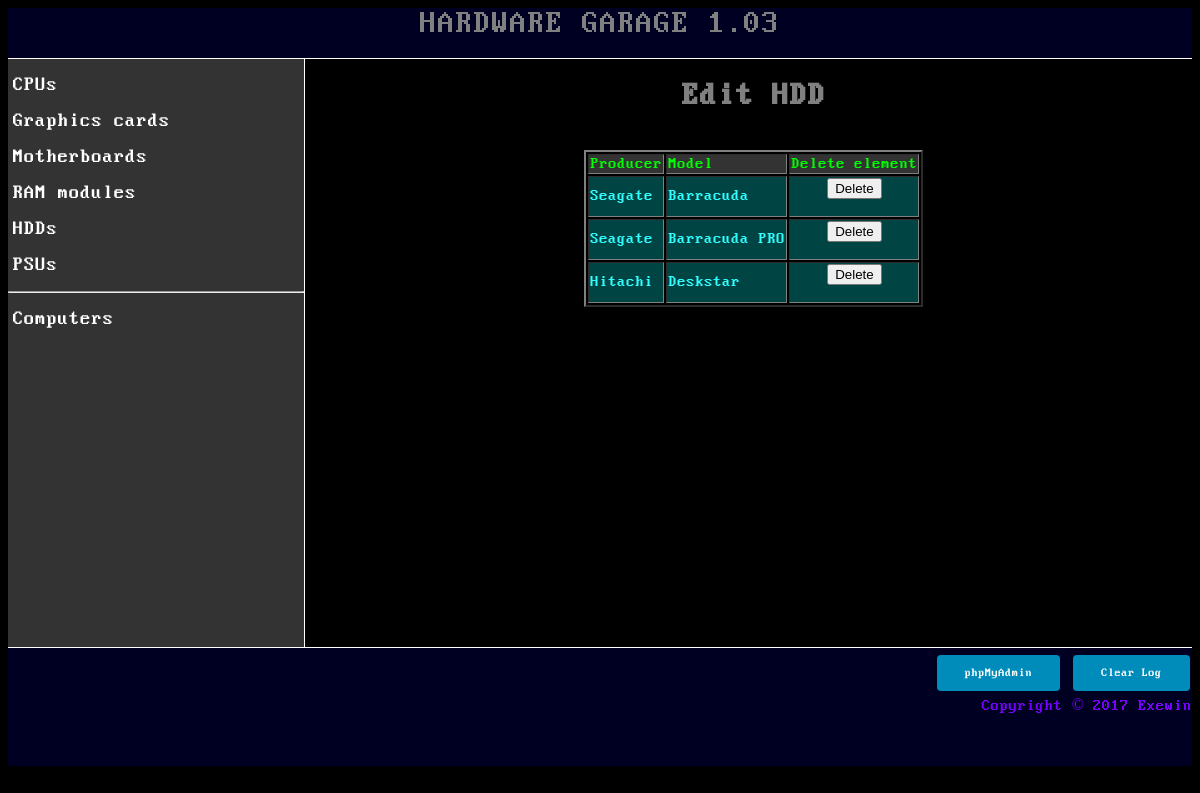
Screenshot of /hdd_edit.php with the database file from the repository.
### tables this page shows
CREATE TABLE `hdd` (
  `id` int(11) NOT NULL,
  `producent` varchar(30) NOT NULL,
  `model` varchar(30) NOT NULL,
  `interfejs` varchar(10) NOT NULL,
  `pojemnosc` int(11) NOT NULL,
  `img` text
);

### hdd_edit.php (the view, shortened to what this page needs)
<html>
<head>
</head>
<body>
<?php
include 'title.php';
include 'menu.php';
$con=mysqli_connect('localhost','root','','hardware');
?>
<div class="edit">
<center>
<h1><a href="hdd.php">Edit HDD</a></h1>
<br/>
<table border=2px>
<thead><tr><td>Producer</td><td>Model</td><td>Delete element</td></tr></thead>
<?php
if($con)
{
	$query = mysqli_query($con,"SELECT * FROM hdd");
	while($row = mysqli_fetch_row($query))
	{
		echo "<tr style='background-color:#044; color:#3ff';> ";
		echo "<td>$row[1]</td><td>$row[2]</td>";
		echo "<td><center><form method='POST'><button type='submit' name='delete' value='$row[0]'>Delete</button></form></center></td></tr>";
	}
}
else
	echo 'Database error.';
?>
</table>
</center>
</div>
<?php
include 'footer.php';
?>
</body>
</html>

### style/style.css (style rules this page uses)
body { background-color:#000; color:#70f; font-family:BiosFont; }
a { text-decoration:none; color:gray; }
.show, .dane, .edit, .home { float:right; width:74%; height:75%; overflow-y:scroll; }
thead { color:#0f0; background-color:#333; }

### rows the page displays
hdd: producent "Seagate", model "Barracuda", $row[0] 1 (drawn)
hdd: producent "Seagate", model "Barracuda PRO", $row[0] 2 (drawn)
hdd: producent "Hitachi", model "Deskstar", $row[0] 3 (drawn)
